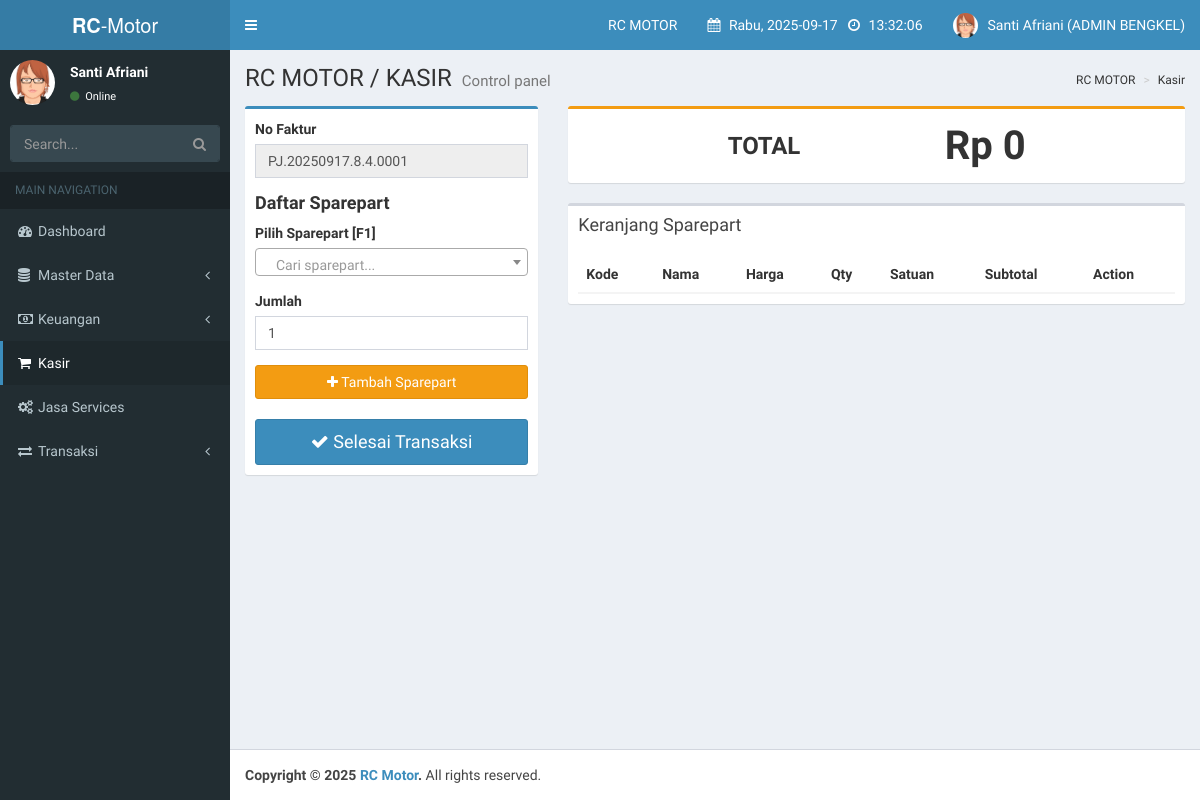
The page /index.php?page=kasir (signed in) on the database its author committed.
### tables this page shows
CREATE TABLE `users` (
  `id_user` int(11) NOT NULL AUTO_INCREMENT,
  `nama_lengkap` varchar(100) NOT NULL,
  `email` varchar(100) NOT NULL,
  `password` varchar(255) NOT NULL,
  `role` enum('super_user','owner_bengkel','admin_bengkel','teknisi') NOT NULL,
  `bengkel_id` int(11) DEFAULT NULL,
  `created_at` timestamp NOT NULL DEFAULT current_timestamp(),
  `updated_at` timestamp NOT NULL DEFAULT current_timestamp() ON UPDATE current_timestamp(),
  PRIMARY KEY (`id_user`),
  UNIQUE KEY `email` (`email`),
  KEY `bengkel_id` (`bengkel_id`),
  CONSTRAINT `users_ibfk_1` FOREIGN KEY (`bengkel_id`) REFERENCES `bengkels` (`id_bengkel`) ON DELETE SET NULL
);

CREATE TABLE `bengkels` (
  `id_bengkel` int(11) NOT NULL AUTO_INCREMENT,
  `nama_bengkel` varchar(100) NOT NULL,
  `alamat` text DEFAULT NULL,
  `telepon` varchar(20) DEFAULT NULL,
  `owner_id` int(11) DEFAULT NULL,
  `status` enum('aktif','non_aktif') NOT NULL DEFAULT 'aktif',
  `created_at` timestamp NOT NULL DEFAULT current_timestamp(),
  `updated_at` timestamp NOT NULL DEFAULT current_timestamp() ON UPDATE current_timestamp(),
  PRIMARY KEY (`id_bengkel`),
  KEY `fk_bengkels_owner` (`owner_id`),
  CONSTRAINT `fk_bengkels_owner` FOREIGN KEY (`owner_id`) REFERENCES `users` (`id_user`) ON DELETE SET NULL
);

### inc/functions.php (called while the page is built)
<?php
function get_user_role() {
    return $_SESSION['role'] ?? null;
}
?>

### pages/admin_bengkel/kasir.php (the view, shortened to what this page needs)
<?php
function generateNoFaktur($conn) {
    $id_user = $_SESSION['id_user'];
    $q_user = mysqli_query($conn, "SELECT bengkel_id FROM users WHERE id_user='$id_user' LIMIT 1");
    $d_user = mysqli_fetch_assoc($q_user);
    $id_bengkel = $d_user['bengkel_id'];
    $prefix = "PJ." . date("Ymd") . "." . $id_user . "." . $id_bengkel;
    $today = date("Y-m-d");
    $q = mysqli_query($conn, "SELECT COUNT(*) as total
                              FROM transaksi
                              WHERE DATE(tanggal)='$today'
                                AND id_user='$id_user'
                                AND id_bengkel='$id_bengkel'
                                AND jenis='penjualan'");
    $row = mysqli_fetch_assoc($q);
    $no_urut = str_pad($row['total'] + 1, 4, "0", STR_PAD_LEFT);
    return $prefix . "." . $no_urut;
}
?>
<div class="row">
  <div class="col-md-4">
    <div class="box box-primary">
      <div class="box-body">
        <form id="form-transaksi" method="POST" autocomplete="off">
          <div class="form-group">
            <label>No Faktur</label>
            <input type="text" class="form-control" name="no_faktur" id="noFakturText" value="<?= generateNoFaktur($conn); ?>" readonly>
          </div>
          <h4><b>Daftar Sparepart</b></h4>
          <div class="form-group">
            <label>Pilih Sparepart [F1]</label>
          </div>
          <div class="form-group">
            <label>Jumlah</label>
            <input type="number" class="form-control" id="jumlah-barang-input" value="1" min="1">
          </div>
          <button type="button" class="btn btn-warning btn-block" id="btn-add-sparepart"><i class="fa fa-plus"></i> Tambah Sparepart</button>
          <button type="button" class="btn btn-primary btn-block btn-lg" style="margin-top:20px;" data-toggle="modal" data-target="#modalSelesaiTransaksi">
              <i class="fa fa-check"></i> Selesai Transaksi
          </button>
        </form>
      </div>
    </div>
  </div>
  <div class="col-md-8">
    <div class="box box-warning">
      <div class="box-body" style="display: flex; justify-content: space-between; align-items: center; padding: 15px;">
        <h3 style="margin: 0; font-weight: bold;">TOTAL</h3>
        <h3 id="total-display" style="margin: 0; font-weight: bold; font-size: 40px;">Rp 0</h3>
      </div>
    </div>
    <div class="box">
      <div class="box-header"><h3 class="box-title">Keranjang Sparepart</h3></div>
      <div class="box-body table-responsive">
        <table class="table table-striped" id="table-sparepart">
          <thead>
            <tr>
              <th>Kode</th>
              <th>Nama</th>
              <th>Harga</th>
              <th>Qty</th>
              <th>Satuan</th>
              <th>Subtotal</th>
              <th>Action</th>
            </tr>
          </thead>
        </table>
      </div>
    </div>
  </div>
</div>

### index.php (shortened to what this page needs)
<?php
include 'inc/koneksi.php';
require_once 'inc/functions.php';
$page = $_GET['page'] ?? 'default_page';
$breadcrumb = str_replace("_", " ", $page);
if (!isset($_SESSION['email']) || $_SESSION['email'] == "") {
    header("location:login.php");
    exit();
} else {
    $current_user_role = $_SESSION['role'];
    $query_data_users = mysqli_query($conn, "SELECT nama_lengkap, role, users.bengkel_id, bengkels.nama_bengkel FROM users join bengkels on users.bengkel_id = bengkels.id_bengkel WHERE email = '$_SESSION[email]'");
    $data_users = mysqli_fetch_array($query_data_users);
    $roletext = str_replace("_"," ", $data_users['role']);
    $nama_bengkel = htmlspecialchars($data_users['nama_bengkel']);
?>
<!DOCTYPE html>
<html>
<head>
    <link rel="stylesheet" href="bower_components/bootstrap/dist/css/bootstrap.min.css">
    <link rel="stylesheet" href="bower_components/font-awesome/css/font-awesome.min.css">
    <link rel="stylesheet" href="dist/css/AdminLTE.min.css">
    <link rel="stylesheet" href="dist/css/skins/_all-skins.min.css">
    <link rel="stylesheet" href="bower_components/morris.js/morris.css">
    <link rel="stylesheet" href="bower_components/jvectormap/jquery-jvectormap.css">
    <link rel="stylesheet" href="bower_components/bootstrap-datepicker/dist/css/bootstrap-datepicker.min.css">
    <link rel="stylesheet" href="bower_components/bootstrap-daterangepicker/daterangepicker.css">
    <link rel="stylesheet" href="plugins/bootstrap-wysihtml5/bootstrap3-wysihtml5.min.css">
    <link rel="stylesheet" type="text/css" href="plugins/datatable/datatables.css">
    <link href="https://cdn.jsdelivr.net/npm/select2@4.1.0-rc.0/dist/css/select2.min.css" rel="stylesheet" />
</head>
<body class="hold-transition skin-blue sidebar-mini">
<div class="wrapper">
    <header class="main-header">
        <a href="#" class="logo">
            <span class="logo-lg"><b>RC</b>-Motor</span>
        </a>
        <nav class="navbar navbar-static-top">
            <a href="#" class="sidebar-toggle" data-toggle="push-menu" role="button">
            </a>
            <div class="navbar-custom-menu">
                <ul class="nav navbar-nav">
                    <li class="dropdown user tasks-menu">
                        <a href="#" class="dropdown-toggle" data-toggle="dropdown">
                            <?= $nama_bengkel; ?>
                        </a>
                    </li>
                    <li class="dropdown user tasks-menu">
                        <a href="#" class="dropdown-toggle" data-toggle="dropdown">
                            <i class="fa fa-calendar" aria-hidden="true"></i>
                            <span class="" id="tanggal">
                                <?php
                                    function hari_ini(){
                                        $hari = date ("D");
                                        switch($hari){
                                            case 'Wed':
                                                $hari_ini = "Rabu";
                                            break;
                                        }
                                        return $hari_ini;
                                    }
                                ?>
                                <?= hari_ini().', '.date("Y-m-d"); ?>
                            </span>
                            <i class="fa fa-clock-o" aria-hidden="true"></i>
                            <span class="" id="jam">
                            </span>
                        </a>
                    </li>
                    <li class="dropdown user user-menu">
                        <a href="#" class="dropdown-toggle" data-toggle="dropdown">
                            <img src="dist/img/avatar3.png" class="user-image" alt="User Image">
                            <span class="hidden-xs"><?= $data_users['nama_lengkap']; ?> (<?= strtoupper($roletext); ?>)</span>
                        </a>
                    </li>
                </ul>
            </div>
        </nav>
    </header>
    <aside class="main-sidebar">
        <section class="sidebar">
            <div class="user-panel">
                <div class="pull-left image">
                    <img src="dist/img/avatar3.png" class="img-circle" alt="User Image">
                </div>
                <div class="pull-left info">
                    <p><?= $data_users['nama_lengkap']; ?></p>
                    <a href="#"><i class="fa fa-circle text-success"></i> Online</a>
                </div>
            </div>
            <form action="#" method="get" class="sidebar-form">
                <div class="input-group">
                    <input type="text" name="q" class="form-control" placeholder="Search...">
                    <span class="input-group-btn">
                        <button type="submit" name="search" id="search-btn" class="btn btn-flat"><i class="fa fa-search"></i>
                        </button>
                    </span>
                </div>
            </form>
            <?php
            $page = $_GET['page'] ?? 'dashboard';
            ?>
            <ul class="sidebar-menu" data-widget="tree">
                <li class="header">MAIN NAVIGATION</li>
                <li class="<?php echo ($page === 'dashboard') ? 'active' : ''; ?>">
                    <a href="?page=dashboard">
                        <i class="fa fa-dashboard"></i><span>Dashboard</span>
                    </a>
                </li>
                <?php if (get_user_role() === 'admin_bengkel'): ?>
                <li class="treeview <?php echo (in_array($page, ['sparepart', 'barcode', 'supplier', 'pelanggan', 'teknisi', 'jenis_services', 'merk', 'sub_merk', 'stok_opname', 'history_stok_masuk', 'history_stok_keluar'])) ? 'active menu-open' : ''; ?>">
                    <a href="#">
                        <i class="fa fa-database"></i><span>Master Data</span>
                        <span class="pull-right-container">
                            <i class="fa fa-angle-left pull-right"></i>
                        </span>
                    </a>
                </li>
                <li class="treeview <?php echo (in_array($page, ['asset', 'modal', 'biaya'])) ? 'active menu-open' : ''; ?>">
                    <a href="#">
                        <i class="fa fa-money"></i><span>Keuangan</span>
                        <span class="pull-right-container">
                            <i class="fa fa-angle-left pull-right"></i>
                        </span>
                    </a>
                </li>
                <li class="<?php echo ($page === 'kasir') ? 'active' : ''; ?>">
                    <a href="?page=kasir">
                        <i class="fa fa-shopping-cart"></i><span>Kasir</span>
                    </a>
                </li>
                <li class="<?php echo ($page === 'jasa_services') ? 'active' : ''; ?>">
                    <a href="?page=jasa_services">
                        <i class="fa fa-cogs"></i><span>Jasa Services</span>
                    </a>
                </li>
                <li class="treeview <?php echo (in_array($page, ['penjualan', 'jasa_services_report', 'pembelian', 'piutang', 'hutang', 'return_penjualan', 'return_pembelian'])) ? 'active menu-open' : ''; ?>">
                    <a href="#">
                        <i class="fa fa-exchange"></i><span>Transaksi</span>
                        <span class="pull-right-container">
                            <i class="fa fa-angle-left pull-right"></i>
                        </span>
                    </a>
                </li>
                <?php endif; ?>
            </ul>
        </section>
    </aside>
    <div class="content-wrapper">
        <section class="content-header">
            <h1>
                RC MOTOR / <?= strtoupper($breadcrumb ?? 'DASHBOARD'); ?>
                <small>Control panel</small>
            </h1>
            <ol class="breadcrumb">
                <li>RC MOTOR</li>
                <li class="text-capitalize"><?= $breadcrumb ?? 'Tidak Tersedia'; ?></li>
            </ol>
        </section>
        <section class="content">
            <?php
            $page = $_GET['page'] ?? 'dashboard';
            $halaman = str_replace(" ", "_", $page);
            $folder = '';
            if ($current_user_role == 'super_user') {
                $folder = 'super_user/';
            } else if ($current_user_role == 'admin_bengkel') {
                $folder = 'admin_bengkel/';
            } else if ($current_user_role == 'owner_bengkel') {
                $folder = 'owner_bengkel/';
            } else {
                $folder = '';
            }
            $halaman2 = "pages/".$folder. $halaman . ".php";
            if (file_exists($halaman2)) {
                include $halaman2;
            } else {
                echo "<div class='alert alert-danger'>Halaman <strong>" . htmlspecialchars($page) . "</strong> Tidak ditemukan atau tidak ada akses untuk peran ini.</div>";
            }
            ?>
        </section>
        </div>
    <footer class="main-footer">
        <strong>Copyright &copy; 2025 <a href=""> RC Motor</a>.</strong> All rights
        reserved.
    </footer>
</div>
</body>
</html>
<?php
}
?>

### rows shown on the page
users: bengkel.nama_bengkel "RC MOTOR", nama_lengkap "Santi Afriani", role "ADMIN BENGKEL"

### other values the page prints
hari_ini() "Rabu"
$breadcrumb "KASIR"
$breadcrumb "Kasir"
